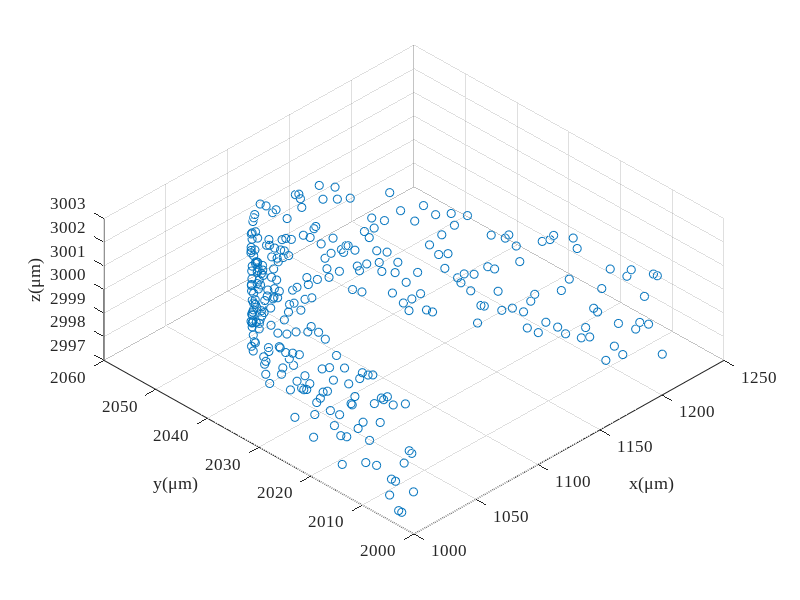

This figure's MATLAB source: (Note: this script raises an error after producing the figure.)
% 给定刀具波纹度拟合曲线和已加工曲面拟合曲线，给定残高，求各个刀位点的切宽
% 方案：先求切宽和残高的定量关系；然后考虑如何移动各个刀位点，微调来获得所要求的残高
close all;
clear; clc;
addpath(genpath('funcs'));

% global variables
% global textFontSize textFontType unit fitMethod paramMethod;
workspaceDir = 'workspace/20220925-contrast/nagayama_concentric';
FitMethod = 'Levenberg-Marquardt';
ParamMethod = 'centripetal';
unit = '\mum';
textFontSize = 12;
textFontType = 'Times New Roman';

%% simulation initialization
debug = 3;
switch debug
    case 2 % 2D tool profile simulation
        cx0 = 0*1000; % unit: mu m
        cy0 = 0*1000; % unit: mu m
        r0 = 0.1*1000; % unit: mu m
        noise = 0.03;
        zNoise = 0.01;
        theta = linspace(0,2*pi/3,200);
        r = r0*(1 - noise + 2*noise*rand(1,length(theta)));
        toolOri(1,:) = r.*cos(theta) + cx0;
        toolOri(2,:) = r.*sin(theta) + cy0;
        toolOri(3,:) = zeros(1,length(theta));
        rmse0 = sqrt(...
                    sum(...
                        ((toolOri(1,:) - cx0).^2 + (toolOri(2,:) - cy0).^2 - r0^2).^2) ...
                /length(theta));
        clear theta r;
    case 3 % 3D tool profile simulation
        cx0 = 1*1000; % unit:mu m
        cy0 = 2*1000; % unit:mu m
        cz0 = 3*1000; % unit:mu m
        r0 = 0.1*1000; % unit:mu m
        openAng = pi/3; % unit: rad
        edgePV = 200; % low-frequency error
        k = -edgePV/openAng;
        noise = r0*5e-3; % mid-frequency error
        zNoise = 0.05; % data pre-processing error
        theta = linspace(0,openAng,300);
        r = r0 + edgePV/2 + k*theta + (noise*rand(1,length(theta)) - 0.5*noise);
        toolOri(1,:) = cx0 + r.*cos(theta);
        toolOri(2,:) = cy0 + r.*sin(theta);
        toolOri(3,:) = cz0 + r0*(zNoise*rand(1,length(theta)) - 0.5*zNoise);
        rmse0 = sqrt( ...
            sum((toolOri - ndgrid([cx0;cy0;cz0],1:length(theta)).^2),2) ...
            /length(theta));
        clear theta r;
    otherwise
        toolInput = inputdlg({'Tool fitting method','Tool parameterization method', ...
            'Unit','Font type in figure','Font size in figure'}, ...
            'Tool Processing Input', ...
            [1 20; 1 20; 1 20; 1 20; 1 20], ...
            {'Levenberg-Marquardt','centripetal','\mu m','Times New Roman','14'}, ...
            'WindowStyle');
        FitMethod = toolInput{1};
        ParamMethod = toolInput{2};
        unit = toolInput{3};
        textFontType = toolInput{4};
        textFontSize = str2double(toolInput{5});
        % tool measurement file loading
        [fileName,dirName] = uigetfile({ ...
            '*.mat','MAT-files(*.mat)'; ...
            '*.txt','text-files(*.txt)'; ...
            '*.*','all files(*.*)'...
            }, ...
            'Select one tool tip measurement data', ...
            'Tool\', ...
            'MultiSelect','off');
        pathName = fullfile(dirName,fileName);
        dataOri = load(pathName); % load from file, n*2 matrix
        % data pre-processing
        toolOri = dataOri;
end

f1 = figure('Name','original scatters of the tool');
% set(0,"Units","centimeters");
% winSize = get(0,"ScreenSize");
% set(gcf,"Units","centimeters");
% figSize = get(gcf,"Position");
% set(gcf,"Position",[(winSize(3) - figSize(3))/2,(winSize(4) - figSize(4))/2, ...
%     8.3,figSize(4)/figSize(3)*8.3]);
scatter3(toolOri(1,:),toolOri(2,:),toolOri(3,:));
hold on; grid on;
% axis equal;
set(gca,'FontSize',textFontSize,'FontName',textFontType);
xlabel(['x(',unit,')']);
ylabel(['y(',unit,')']);
zlabel(['z(',unit,')']);
view(-45,60);
clear theta theta1 theta2;

%% 由(x,y)图获得刃口圆心半径以及波纹度函数
nCPts = size(toolOri,2);
[radius,openAngle,toolFit] = toolFit3D(toolOri,FitMethod);

% plot the fitting results
f2 = figure('Name','Tool Sharpness Fitting Result');
xLim = 1.1*max(toolFit(1,:));
quiver(-xLim,0,2*xLim,0,'AutoScale','off','Color',[0,0,0],'MaxHeadSize',0.1); % X axis
hold on;
text(0.9*xLim,-.05*radius,'x');
quiver(0,-0.2*radius,0,1.3*radius,'AutoScale','off','Color',[0,0,0],'MaxHeadSize',0.1); % Y axis
text(0.05*xLim,1.05*radius,'y');
plot(toolFit(1,:),toolFit(2,:),'Color',[0,0.45,0.74],'LineWidth',0.75); % tool edge scatters
theta = (pi/2 - openAngle/2):0.01:(pi/2 + openAngle/2);
xtmp = radius*cos(theta);
ytmp = radius*sin(theta);
plot(xtmp,ytmp,'Color',[0.85,0.33,0.10],'LineWidth',1,'LineStyle','--'); % tool edge circle
scatter(0,0,'MarkerFaceColor',[0.85,0.33,0.10],'MarkerEdgeColor',[0.85,0.33,0.10]); % tool edge center
quiver(0,0,0,0.5*radius,'AutoScale','off','Color',[0.93,0.69,0.13], ...
    'LineWidth',2.5,'MaxHeadSize',0.3); % tool edge normal
line([0,xtmp(1)],[0,ytmp(1)],'LineStyle','--','Color',[0.85,0.33,0.10]);
line([0,xtmp(end)],[0,ytmp(end)],'LineStyle','--','Color',[0.85,0.33,0.10]);
% xlim([-1.1*xLim,1.1*xLim]);
axis equal;
% set(gca,'TickLabelInterpreter','tex');
set(gca,'FontSize',textFontSize,'FontName',textFontType);
xlabel(['x(',unit,')']);
ylabel(['y(',unit,')']);
title('Tool fitting result');
legend('','','tool edge','tool fitting arc','tool center', ...
    'tool normal vector','Location','northeast');


%% 分离轮廓误差和波纹度误差
% Cartesian coordinate to cylindrical coordinate
toolTheta = atan2(toolFit(2,:),toolFit(1,:));
toolR = vecnorm(toolFit,2,1);

% plot the geometric error
figure('name','Tool Geometric Error');
tiledlayout(1,2);
nexttile;
plot(toolFit(1,:),toolFit(2,:),'Color',[0,0.45,0.74],'LineWidth',0.5); % tool edge scatters
hold on;
plot(xtmp,ytmp,'Color',[0.85,0.33,0.10],'LineWidth',1,'LineStyle','--'); % tool edge circle
xlabel(['x(',unit,')']);
ylabel(['y(',unit,')']);
title('Tool contour');
legend('tool edge','tool fitting arc','Location','northeast');

nexttile;
plot(toolTheta*180/pi - 90,toolR - radius); hold on;
set(gca,'FontSize',textFontSize,'FontName',textFontType);
xlim([-openAngle*180/pi/2,openAngle*180/pi/2]);
title('Tool geometric error');
ylabel({'polar diameter error',['(',unit,')']});
xlabel('central angle \theta(°)');
grid on;


% fft to filter different geometric error 



% plot the sharness and waviness, respectively
% nexttile;
% plot(toolTheta*180/pi,toolR); hold on;
% set(gca,'FontSize',textFontSize,'FontName',textFontType);
% title('Tool contour error');
% xlabel('central angle \theta(°)');
% ylabel({'polar diameter',['(',unit,')']});

% nexttile;
% plot(toolTheta*180/pi - 90,toolR - radius); hold on;
% set(gca,'FontSize',textFontSize,'FontName',textFontType);
% xlim([-openAngle*180/pi/2,openAngle*180/pi/2]);
% title('Tool waviness error');
% ylabel({'polar diameter error',['(',unit,')']});
% xlabel('central angle \theta(°)');
% grid on;

clear xtmp ytmp theta xLim; % 删除画图的临时变量

%% 车刀轮廓插值 two methods to interpolate
k = 3; % degree of the B-spline
u = 0:0.0002:1;
nPts = length(u);

toolFit = [zeros(1,nCPts);toolFit];
% B-spline interpolate in the polar coordinate
[toolEdgePt,toolBform] = bsplinePts_spapi(toolFit,k,u, ...
    'ParamMethod',ParamMethod,'CoordinateType','Cartesian'); 
toolCpts = toolBform.coefs;

% [toolCpts,U] = bSplineCpts(toolFit',k,'chord');
% toolDim = size(toolCpts,2);
% toolPt2 = zeros(nPts,toolDim);
% for i = 1:nPts
%     toolPt2(i,:) = bSplinePt(toolCpts,k,u(i),U);
% end
% toolPt2 = toolPt2';
% 
% plot the difference between the two
% figure('Name','Comparison between the self function and the Mathworks ons');
% tiledlayout(2,1,"TileSpacing","tight","Padding","tight");
% nexttile;
% plot(u',toolPt2(1,:) - toolPt(1,:)); hold on;
% ylabel('\Delta x');
% nexttile;
% plot(u',toolPt2(2,:) - toolPt(2,:)); hold on;
% ylabel('\Delta y');
% xlabel('u');

% plot the interpolation results
figure('Name','Tool Interpolation Results');
plot(toolFit(2,:),toolFit(3,:),'--.', ...
    'MarkerSize',8,'Color',[0,0.447,0.741]); hold on;
plot(toolCpts(2,:),toolCpts(3,:),'x','Color',[0.32,0.55,0.19],'MarkerSize',5);
plot(toolEdgePt(2,:),toolEdgePt(3,:),'Color',[0.635,0.078,0.184]);
axis equal
set(gca,'FontSize',textFontSize,'FontName',textFontType);
xlabel(['y(',unit,')']);
ylabel(['z(',unit,')']);
legend('Measured Pts','Control Pts','Fitting Pts','Location','best');

% plot the interpolation error
% figure('Name','Tool interpolation Error');

%% save the tool interpolation results
center = [0;0;0];
toolEdgeNorm = [0;0;1];
cutDirect = [1;0;0];
toolDirect = [0;1;0];
[toolFileName,toolDirName,toolFileType] = uiputfile({ ...
        '*.mat','MAT-file(*.mat)'; ...
        '*.txt','text-file(.txt)';...
        '*.*','all file(*.*)';...
        }, ...
        'Select the directory and filename to save the tool model', ...
        fullfile(workspaceDir,['toolTheo',datestr(now,'yyyymmddTHHMMSS'),'.mat']));
toolFile = fullfile(toolDirName,toolFileName);
switch toolFileType
    case 0 % no saving files
        msgfig = msgbox("No tool model saved","Warning","warn","modal");
        uiwait(msgfig);
    case 1 % *.mat
        Comments = cell2mat(inputdlg( ...
            'Enter Comment of the tool model:', ...
            'Saving Comments', ...
            [5 60], ...
            string(datestr(now))));
        save(toolFile,"Comments","unit","FitMethod","ParamMethod", ... % comments and notes
            "center","radius","openAngle", ... % tool fitting results
            "toolEdgeNorm","toolDirect","cutDirect","toolBform", ... % tool interpolation results
            "toolEdgePt","toolFit"); % auxiliary data
        % toolEdgePt, toolCpts, toolFit are useless in the following process at present
    otherwise
        msgfig = msgbox("File type error","Error","error","modal");
        uiwait(msgfig);
end

%%
% rmpath(genpath('funcs'));
